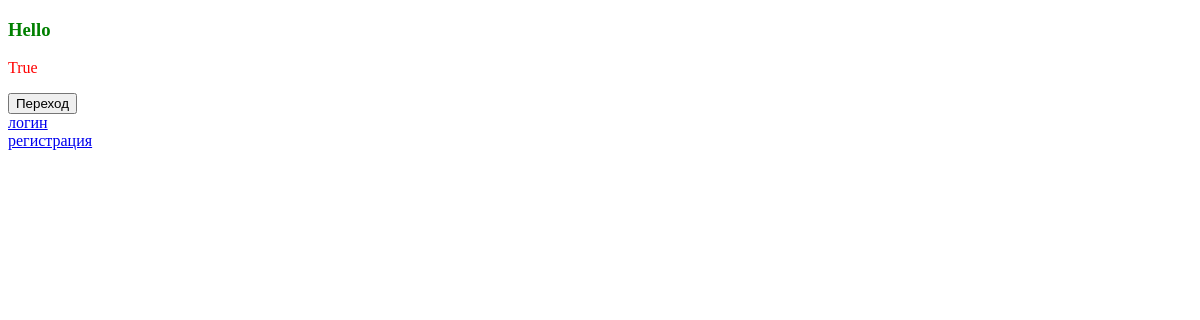
Before: /привет with the older database file.
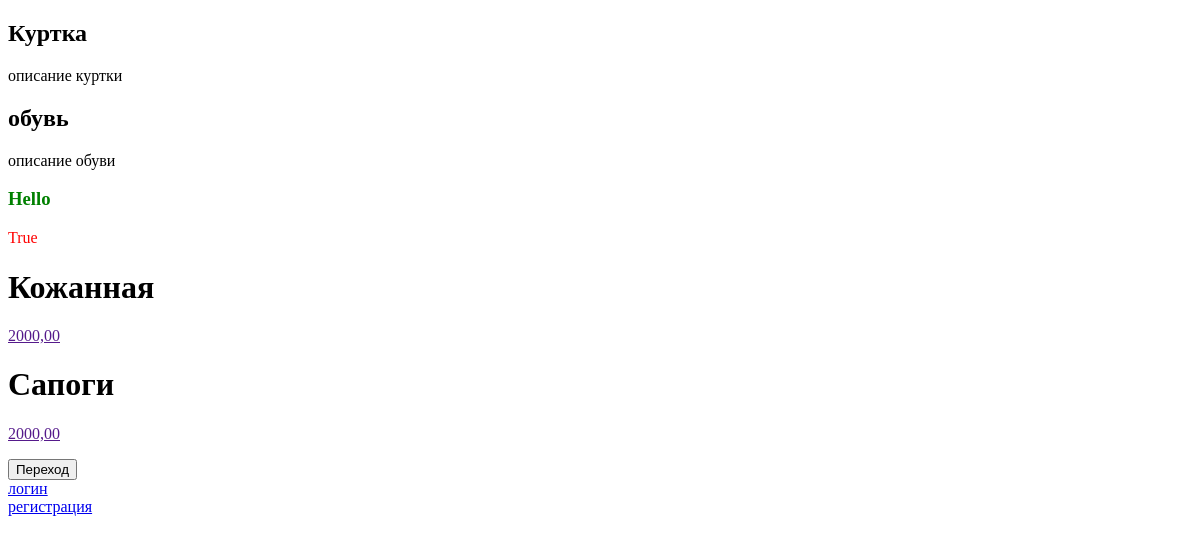
After: the same page with the newer database file.
### приветМир/models.py (models this page shows, shortened)
class TestCat(models.Model):
    name = models.CharField(max_length=128, unique=True)
    description = models.TextField(null=True, blank=True)

class Product(models.Model):
    name = models.CharField(max_length=256)
    description = models.TextField()
    prise = models.DecimalField(max_digits=6, decimal_places=2)
    quantity = models.PositiveIntegerField(default=0)
    image = models.ImageField(upload_to='products_images')
    category = models.ForeignKey(to=TestCat, on_delete=models.CASCADE)

### приветМир/views.py (called while the page is built)
def привет(request):
    context = {
        'title': 'store',
        'promo': True,
        'categorys': TestCat.objects.all(),
        'products': Product.objects.all(),
    }
    return render(request, 'привет.html', context)

### templates/привет.html
{% extends 'base.html'%}
{% load static %}
{% block css %}
    <link href="{% static '/css/css.css' %}" rel='stylesheet'>
{% endblock %}
{% block content %}
    <div>
        {% for category in categorys %}
            <h2> {{ category.name }}</h2>
            <a> {{ category.description }}</a>
        {% endfor %}
     </div>
    <h3>Hello</h3>
        <p>
            {% if promo %}
              True
            {% else %}
              False
            {% endif%}
        <div>
            {% for product in products %}
                <h1>{{ product.name }}</h1>
                <a href=""> {{ product.prise}} </a>
            {% endfor %}
        </div>
        </p>
    <button onclick="location.href = '{% url 'index'%}';"> Переход </button>
        <div><a href="{% url 'users:login' %}">логин</a></div>
        <div><a href="{% url 'users:registration' %}">регистрация</a></div>
{% endblock %}

### templates/base.html (shortened to what this page needs)
{% load static %}
<!DOCTYPE html>
<html lang="en">
<head>
    {% block css %} {% endblock %}
</head>
<body>
{% block content %} {% endblock %}
</body>
</html>

### static/css/css.css (style rules this page uses)
p { color:red; }
h3 { color:green; }

Changed rows visible on the page:
added TestCat: name "Куртка", description "описание куртки"
added TestCat: name "обувь", description "описание обуви"
added Product: name "Кожанная", prise "2000,00"
added Product: name "Сапоги", prise "2000,00"
